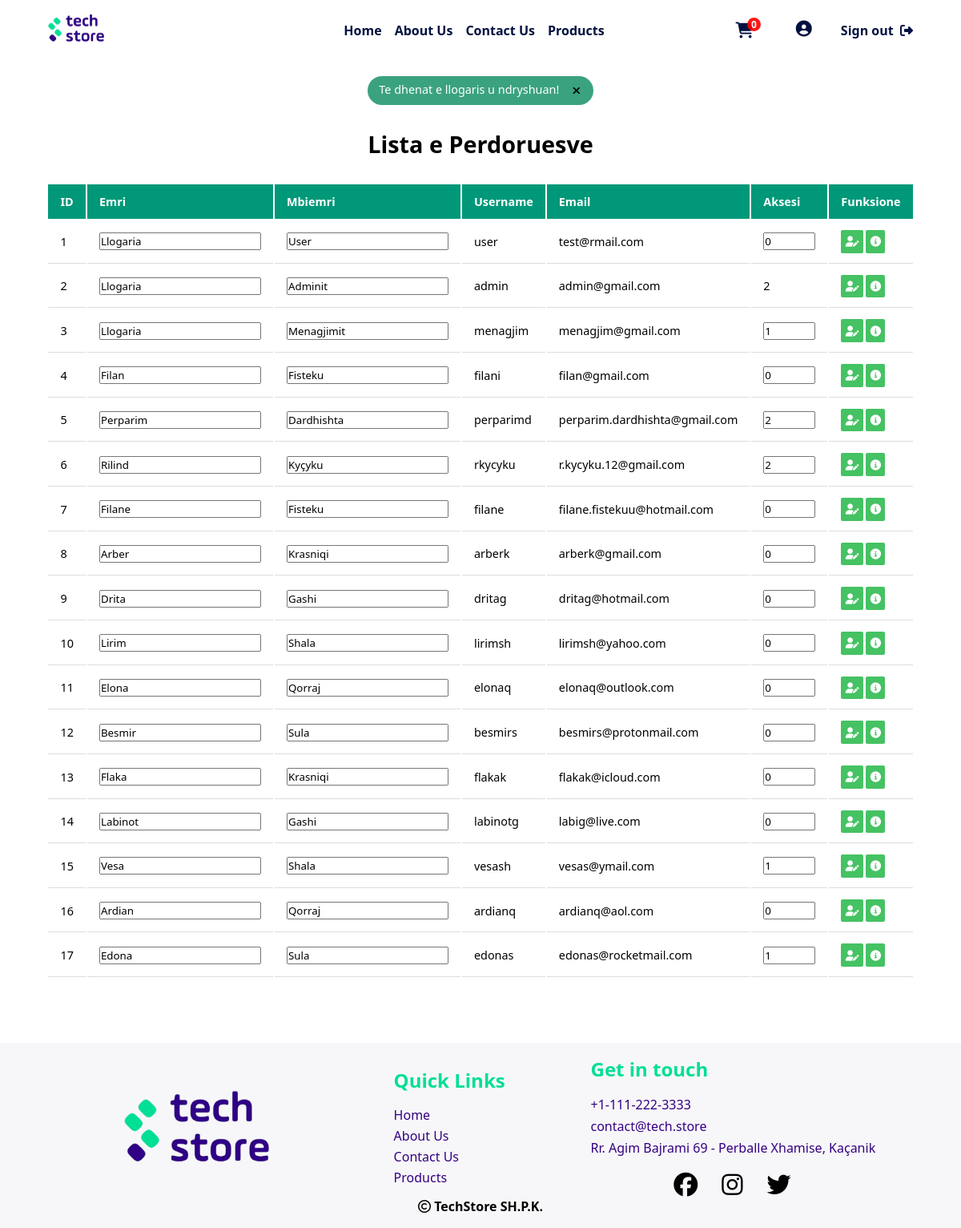
Page /php/admin/perdoruesit.php?userID=4 (signed in) on the committed database.
### tables this page shows
CREATE TABLE IF NOT EXISTS `user` (
  `userID` int(11) NOT NULL AUTO_INCREMENT,
  `emri` varchar(20) NOT NULL,
  `mbiemri` varchar(30) DEFAULT NULL,
  `username` varchar(20) NOT NULL,
  `email` varchar(50) DEFAULT NULL,
  `password` varchar(60) NOT NULL,
  `aksesi` int(1) NOT NULL DEFAULT 0,
  PRIMARY KEY (`userID`)
);

### php/db/dbcon.php (called while the page is built)
<?php
class dbCon
{
    private $conn = '';
    private $hostiIDB = 'localhost';
    private $emriDB = 'techstoredb';
    private $dbUsername = 'root';
    private $dbPass = '';
    public function connDB()
    {
        try {
            $this->conn = new PDO(
                "mysql:host=$this->hostiIDB;dbname=$this->emriDB", $this->dbUsername, $this->dbPass,
                [PDO::ATTR_DEFAULT_FETCH_MODE => PDO::FETCH_ASSOC]
            );
        } catch (PDOException $pdoe) {
            die("Nuk mund të lidhej me bazën e të dhënave {$this->emriDB} :" . $pdoe->getMessage());
        }
        return $this->conn;
    }
}
?>

### php/CRUD/userCRUD.php (called while the page is built, shortened)
<?php
require_once('../db/dbcon.php');
class userCRUD extends dbCon
{
    private $dbConn;
    public function __construct($userID = '', $emri = '', $mbiemri = '', $username = '', $email = '', $password = '', $aksesi = '')
    {
        $this->dbConn = $this->connDB();
    }
    public function shfaqTeGjithePerdoruesit()
    {
        try {
            $sql = 'SELECT * from user';
            $stm = $this->dbConn->prepare($sql);
            $stm->execute();
            return $stm->fetchAll();
        } catch (Exception $e) {
            return $e->getMessage();
        }
    }
}
?>

### php/admin/perdoruesit.php (the view, shortened to what this page needs)
<?php
require_once('../CRUD/userCRUD.php');
$userCRUD = new userCRUD();
if (isset($_GET['userID'])) {
  $userCRUD->setUserID($_GET['userID']);
  $userCRUD->setUserID($_GET['userID']);
  $userCRUD->setEmri($_GET['emri']);
  $userCRUD->setMbiemri($_GET['mbiemri']);
  if (isset($_GET['aksesi'])) {
    $userCRUD->setAksesi($_GET['aksesi']);
    $userCRUD->perditesoTeDhenatAdmini(true);
  } else {
    $userCRUD->perditesoTeDhenatAdmini(false);
  }
}
?>
<!DOCTYPE html>
<html lang="en">
<head>
  <link rel="stylesheet" href="../../css/adminDashboard.css" />
  <link rel="stylesheet" href="../../css/mesazhetStyle.css" />
</head>
<body>
  <?php include '../design/header.php' ?>
  <div class="containerDashboardP">
    <?php
    if (isset($_SESSION['aksesiUPerditesua'])) {
      ?>
      <div class="mesazhiStyle mesazhiSuksesStyle">
        <p>Te dhenat e llogaris u ndryshuan!</p>
        <button id="mbyllMesazhin">
          <i class="fa-solid">&#xf00d;</i>
        </button>
      </div>
      <?php
    }
    ?>
    <h1>Lista e Perdoruesve</h1>
    <table>
      <tr>
        <th>ID</th>
        <th>Emri</th>
        <th>Mbiemri</th>
        <th>Username</th>
        <th>Email</th>
        <th>Aksesi</th>
        <th>Funksione</th>
      </tr>
      <?php
      $perdoruesit = $userCRUD->shfaqTeGjithePerdoruesit();
      foreach ($perdoruesit as $perdoruesi) {
        ?>
        <tr>
          <td id="userID_<?php echo $perdoruesi['userID'] ?>"><?php echo $perdoruesi['userID'] ?></td>
          <td><input id="emri_<?php echo $perdoruesi['userID'] ?>" type="text" placeholder="Emri"
              value="<?php echo $perdoruesi['emri'] ?>"></td>
          <td><input id="mbiemri_<?php echo $perdoruesi['userID'] ?>" type="text" placeholder=""
              value="<?php echo $perdoruesi['mbiemri'] ?>"></td>
          <td>
            <?php echo $perdoruesi['username'] ?>
          </td>
          <td>
            <?php echo $perdoruesi['email'] ?>
          </td>
          <?php
          if ($_SESSION['aksesi'] != 2 || $perdoruesi['userID'] == $_SESSION['userID']) {
            ?>
            <td id="aksesi_<?php echo $perdoruesi['userID'] ?>"><?php echo $perdoruesi['aksesi'] ?></td>
            <?php
          } else {
            ?>
            <td><input id="aksesi_<?php echo $perdoruesi['userID'] ?>" type="number" min="0" max="2" placeholder="Aksesi"
                value="<?php echo $perdoruesi['aksesi'] ?>"></td>
            <?php
          }
          ?>
          <td><button class="edito" onclick="return ndryshoTeDhenat(<?php echo $perdoruesi['userID'] ?>); "><i class="fa-solid">&#xf4ff;</i></button>
            <button class="edito"><a
                href="../userPages/porosit.php?userID=<?php echo $perdoruesi['userID'] ?>"><i class="fa-solid">&#xf05a;</i></a></button>
          </td>
        </tr>
        <?php
      }
      ?>
    </table>
  </div>
  <?php
  include '../design/footer.php';
  include('../funksione/importimiScriptave.php') ?>
</body>
</html>

### css/adminDashboard.css (style rules this page uses)
.containerDashboardP { display: flex; justify-content: center; align-items: center; margin: 25px 0; font-size: 0.9em; min-width: 400px; flex-direction: column; gap: 2em; flex-wrap: wrap; }
.containerDashboardP tr th { background-color: #009879; color: #ffffff; text-align: left; font-weight: bold; }
.containerDashboardP th, .containerDashboardP td { padding: 12px 15px; }
.containerDashboardP tr td { border-bottom: 1px solid #dddddd; }
.edito { padding: 0.4em; background-color: #45c263; border: none; border-radius: 2px; }
.edito, .edito a { color: white; }

### css/mesazhetStyle.css (style rules this page uses)
.mesazhiStyle { display: flex; gap: 1em; border: none; background-color: #3aa27e; color: white; width: fit-content; padding: 0.5em 1em; border-radius: 25px; }
.mesazhiSuksesStyle { background-color: #3aa27e; }
#mbyllMesazhin { border: none; background: none; color: black; padding: 2px; }
#mbyllMesazhin i { text-align: center; }

### css/footer.css (style rules this page uses)
.footer-nav li, a { list-style: none; color: #340182; padding-top: 4px; }
.footer-contact li, a { list-style: none; color: #340182; padding-top: 5px; }

### rows in the picture
user: userID "1", emri "Llogaria", mbiemri "User", username "user", email "test@rmail.com", aksesi "0"
user: userID "2", emri "Llogaria", mbiemri "Adminit", username "admin", email "admin@gmail.com", aksesi "2"
user: userID "3", emri "Llogaria", mbiemri "Menagjimit", username "menagjim", email "menagjim@gmail.com", aksesi "1"
user: userID "4", emri "Filan", mbiemri "Fisteku", username "filani", email "filan@gmail.com", aksesi "0"
user: userID "5", emri "Perparim", mbiemri "Dardhishta", username "perparimd", email "perparim.dardhishta@gmail.com", aksesi "2"
user: userID "6", emri "Rilind", mbiemri "Kyçyku", username "rkycyku", email "r.kycyku.12@gmail.com", aksesi "2"
user: userID "7", emri "Filane", mbiemri "Fisteku", username "filane", email "filane.fistekuu@hotmail.com", aksesi "0"
user: userID "8", emri "Arber", mbiemri "Krasniqi", username "arberk", email "arberk@gmail.com", aksesi "0"
user: userID "9", emri "Drita", mbiemri "Gashi", username "dritag", email "dritag@hotmail.com", aksesi "0"
user: userID "10", emri "Lirim", mbiemri "Shala", username "lirimsh", email "lirimsh@yahoo.com", aksesi "0"
user: userID "11", emri "Elona", mbiemri "Qorraj", username "elonaq", email "elonaq@outlook.com", aksesi "0"
user: userID "12", emri "Besmir", mbiemri "Sula", username "besmirs", email "besmirs@protonmail.com", aksesi "0"
user: userID "13", emri "Flaka", mbiemri "Krasniqi", username "flakak", email "flakak@icloud.com", aksesi "0"
user: userID "14", emri "Labinot", mbiemri "Gashi", username "labinotg", email "labig@live.com", aksesi "0"
user: userID "15", emri "Vesa", mbiemri "Shala", username "vesash", email "vesas@ymail.com", aksesi "1"
user: userID "16", emri "Ardian", mbiemri "Qorraj", username "ardianq", email "ardianq@aol.com", aksesi "0"
user: userID "17", emri "Edona", mbiemri "Sula", username "edonas", email "edonas@rocketmail.com", aksesi "1"
